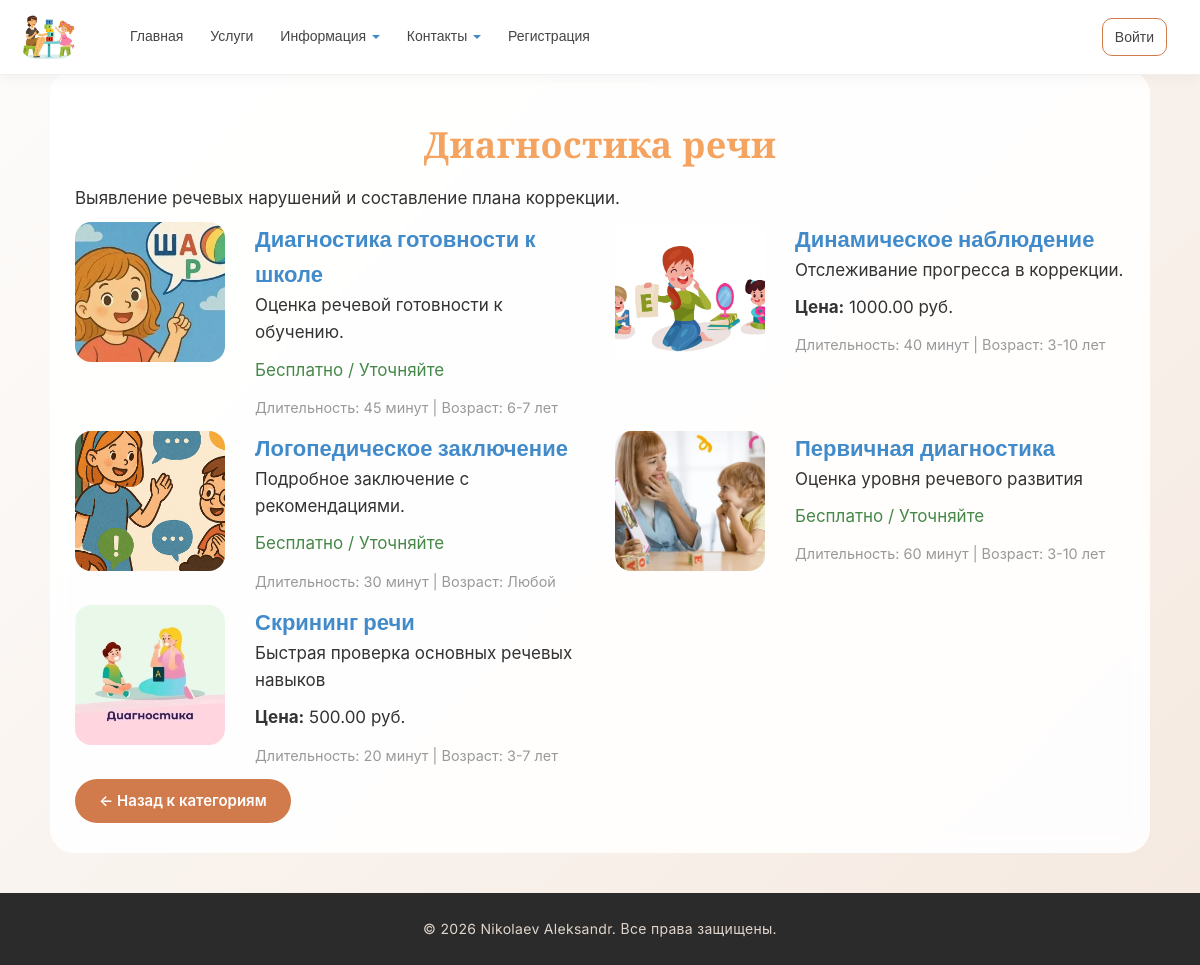
The page /category/1/ on the database as committed earlier.
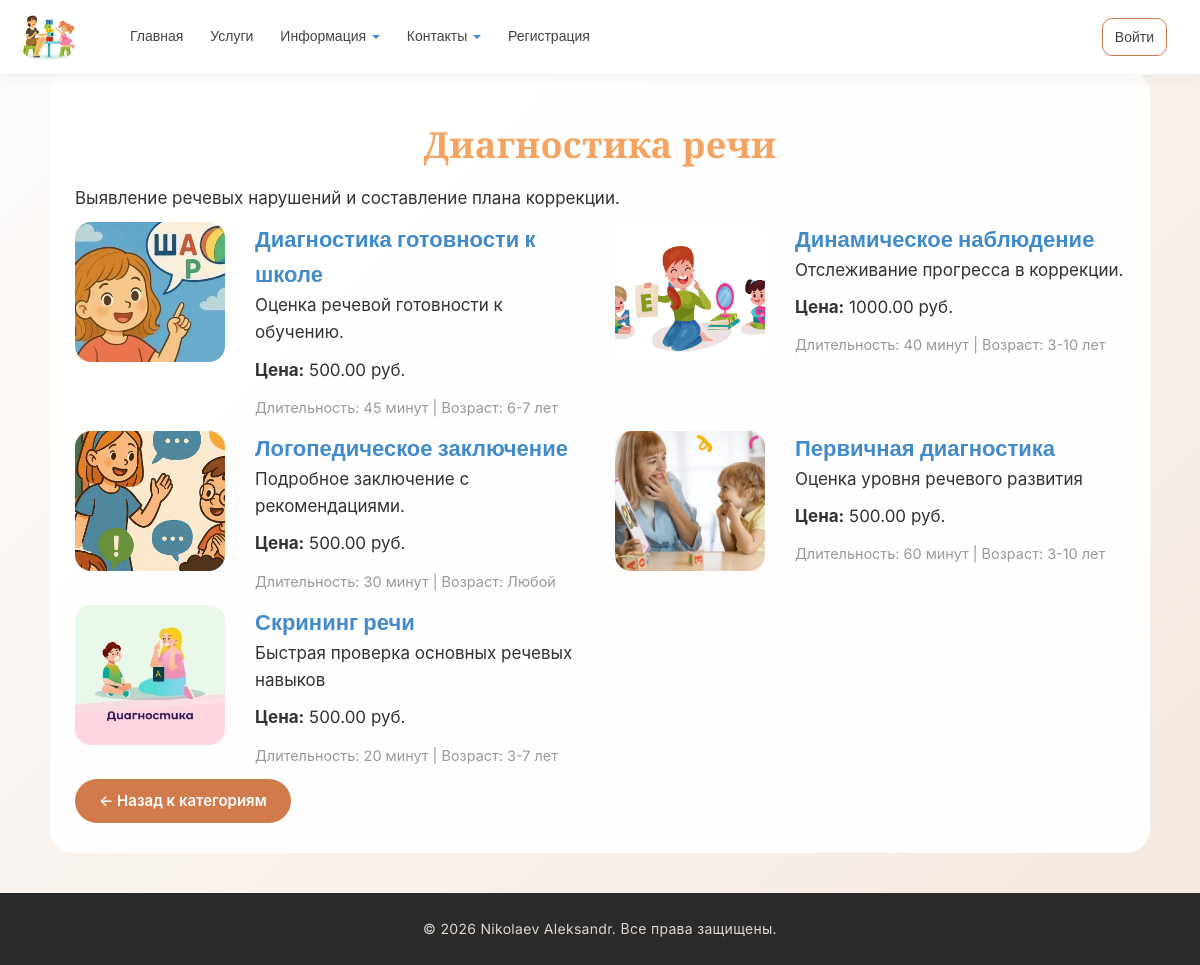
The same page on the database as committed later.
### app/models.py (models this page shows, shortened)
class ServiceCategory(models.Model):
    name = models.CharField("Название категории",max_length=100)
    description = models.TextField(verbose_name ="Описание", blank=True)
    class Meta:
        verbose_name = "Категория услуги"
        verbose_name_plural = "Категории услуг"

class Service(models.Model):
    category = models.ForeignKey(ServiceCategory, on_delete=models.CASCADE, verbose_name="Категория", related_name='services')
    name = models.CharField("Название услуги", max_length=100)
    short_description = models.TextField("Краткое описание")
    description = models.TextField("Полное описание")
    price = models.DecimalField(verbose_name="Цена", max_digits=10,decimal_places=2,blank=True, help_text="Можно оставить пустым, если услуга бесплатная",null=True)
    image = models.FileField(verbose_name = "Путь к картинке", blank=True)
    duration = models.CharField("Длительность", max_length=100, blank=True)
    age_group = models.CharField("Возрастная группа", max_length=100, blank = True)
    class Meta:
        verbose_name = "Услуга"
        verbose_name_plural = "Услуги"
        ordering = ['category','name']
    def get_absolute_url(self):
        return reverse('service_detail', args=[str(self.id)])

### app/views.py (the view)
# urls.py: path('category/<int:category_id>/', views.category_services, name='category_services'),
def category_services(request, category_id):
    category = get_object_or_404(ServiceCategory, id=category_id)
    services = Service.objects.filter(category=category)
    return render(request, 'app/services/category_services.html', {
            'category':category,
            'services':services
        })

### app/templates/app/services/category_services.html
{% extends "app/layout.html" %}
{% load static %}
{% block content %}
<h1 class="title">{{ category.name }}</h1>
<p class="description">{{ category.description }}</p>
<div class="row">
    {% for service in services %}
    <div class="col-md-6 mb-4">
        <div class="card h-100">
            <div class="row no-gutters">
                <div class="col-md-4">
                    {% if service.image %}
                    <img src="{{ service.image.url }}" class="card-img" alt="{{ service.name }}">
                    {% else %}
                    <img src="{% static 'app/img/default_service.jpg' %}" class="card-img" alt="Услуга">
                    {% endif %}
                </div>
                <div class="col-md-8">
                    <div class="card-body">
                        <div>
                            <a class="subtitle" href="{{ service.get_absolute_url }}">{{ service.name }}</a>
                        </div>
                        <p class="description">{{ service.short_description }}</p>
                        <p class="description">
                            {% if service.price %}
                            <strong>Цена:</strong> {{ service.price }} руб.
                            {% else %}
                            <span class="text-success">Бесплатно / Уточняйте</span>
                            {% endif %}
                        </p>
                        <p class="card-text">
                            <small class="text-muted">
                                Длительность: {{ service.duration }} |
                                Возраст: {{ service.age_group }}
                            </small>
                        </p>
                    </div>
                </div>
            </div>
        </div>
    </div>
    {% empty %}
    <p>Услуг в этой категории пока нет</p>
    {% endfor %}
</div>
<a href="{% url 'catalog' %}" class="btn-base btn-brand">← Назад к категориям</a>
{% endblock %}

### app/templates/app/layout.html (shortened to what this page needs)
<!DOCTYPE html>
<html>
    <head>
        {% load staticfiles %}
        <link rel="stylesheet" type="text/css" href="{% static 'app/content/bootstrap.min.css' %}" />
        <link rel="stylesheet" type="text/css" href="{% static 'app/content/site.css' %}" />
    </head>
    <body>
        <div class="navbar navbar-fixed-top">
            <div class="container menu content-wrapper">
                <a href="/" class="navbar-brand">
                    <img class="img" src="{% static 'app/content/Логотип.png' %}" alt="logo" />
                </a>
                <div class="navbar-collapse collapse">
                    <ul class="nav navbar-nav">
                        <li><a href="{% url 'home' %}">Главная</a></li>
                        <li><a href="{% url 'catalog' %}">Услуги</a></li>
                        <li class="dropdown">
                            <a href="#" class="dropdown-toggle" data-toggle="dropdown">Информация <b class="caret"></b></a>
                        </li>
                        <li class="dropdown">
                            <a href="#" class="dropdown-toggle" data-toggle="dropdown">Контакты <b class="caret"></b></a>
                        </li>
                        {% if not user.is_authenticated %}
                        <li><a href="{% url 'registration' %}">Регистрация</a></li>
                        {% endif %}
                    </ul>
                    {% include 'app/auth/loginpartial.html' %}
                </div>
            </div>
        </div>
        <div class="container body content-wrapper">
            {% block content %}{% endblock %}
        </div>
        <footer class="footer-container">
            <div class="container">
                <p class="description">&copy; {% now "Y" %} Nikolaev Aleksandr. Все права защищены.</p>
            </div>
        </footer>
    </body>
</html>

### app/templates/app/auth/loginpartial.html (shortened to what this page needs)
{% if user.is_authenticated %}
<form id="logoutForm" action="/logout/" method="post" class="navbar-right">
    {% csrf_token %}
    <ul class="nav navbar-nav navbar-right">
        <li><span class="navbar-brand">Привет {{ user.username }}!</span></li>
        <li><a href="javascript:document.getElementById('logoutForm').submit()">Выйти</a></li>
    </ul>
</form>
{% else %}
<ul class="nav navbar-nav navbar-right">
    <li><a href="{% url 'login' %}">Войти</a></li>
</ul>
{% endif %}

### app/static/app/content/site.css (style rules this page uses)
* { margin: 0; padding: 0; box-sizing: border-box; font-family: 'Inter', -apple-system, BlinkMacSystemFont, 'Segoe UI', Roboto, sans-serif; }
body { font-weight: 400; background: linear-gradient(135deg, #fdfcfb 0%, #f5e9e0 100%); display: flex; flex-direction: column; min-height: 100vh; padding-top: 70px; color: #2d2d2d; line-height: 1.6; }
.container.body { flex: 1 0 auto; width: 100%; max-width: 1100px; margin: 0 auto; padding: 30px 25px; }
.content-wrapper { background: rgba(255, 255, 255, 0.9); backdrop-filter: blur(10px); border-radius: 24px; padding: 25px; }
.title { font-family: 'Playfair Display', serif; font-weight: 700; text-align: center; margin: 25px 0 20px; color: sandybrown; font-size: 36px; letter-spacing: 0.3px; }
.subtitle { font-family: 'Inter', sans-serif; font-size: 22px; font-weight: 700; margin: 18px 0 10px; color: #428bca; transition: color 0.3s ease; }
p, .description, li { font-size: 17px; font-weight: 400; line-height: 1.6; color: #333; }
img { max-width: 100%; height: auto; border-radius: 16px; }
.navbar { background: rgba(255, 255, 255, 0.97); backdrop-filter: blur(15px); box-shadow: 0 2px 15px rgba(0,0,0,0.05); border-bottom: 1px solid rgba(0,0,0,0.06); min-height: 70px; display: flex; align-items: center; position: fixed; top: 0; left: 0; right: 0; z-index: 1000; }
.navbar .container.menu { display: flex; align-items: center; justify-content: space-between; width: 100%; max-width: 1200px; margin: 0 auto; padding: 0 20px; flex-wrap: nowrap; }
.navbar-brand { display: flex; align-items: center; flex-shrink: 0; }
.navbar-brand img.img { width: 55px; height: auto; }
.navbar-collapse { display: flex; align-items: center; justify-content: space-between; flex-grow: 1; margin-left: 20px; }
.nav.navbar-nav { display: flex; gap: 3px; list-style: none; flex-wrap: wrap; align-items: center; margin: 0; padding: 10px; }
.nav.navbar-nav li a { font-family: 'Inter', sans-serif; font-weight: 500; font-size: 14px; color: #444; padding: 8px 12px; border-radius: 10px; text-decoration: none; transition: all 0.2s ease; white-space: nowrap; }
.navbar-right { display: flex; align-items: center; gap: 10px; list-style: none; margin: 0; padding: 0; flex-shrink: 0; white-space: nowrap; }
.navbar-right li a { font-family: 'Inter', sans-serif; font-weight: 500; font-size: 14px; color: #d17b4c; padding: 8px 14px; border-radius: 20px; text-decoration: none; border: 1px solid #d17b4c; transition: all 0.2s ease; white-space: nowrap; }
.btn-base { border: none; padding: 10px 24px; border-radius: 30px; font-weight: 600; font-size: 15px; cursor: pointer; transition: all 0.2s ease; text-decoration: none; display: inline-block; text-align: center; }
.btn-brand { background: #d17b4c; color: white !important; }
a { text-decoration: none; }
.footer-container { flex-shrink: 0; background: #2b2b2b; padding: 25px 20px; margin-top: 40px; text-align: center; color: #e0d5cc; font-size: 14px; font-weight: 400; letter-spacing: 0.3px; }
.footer-container p { color: inherit; margin: 0; font-size: 14px; }
.card { height: 100%; }
.card-body { flex: 1; }
.card-img { width: 100%; height: 140px; object-fit: cover; }
.row { display: flex; flex-wrap: wrap; }
.col-md-6 { display: flex; }

Rows that differ between the two databases and show on the page:
changed Service "Диагностика готовности к школе": price (not shown) → "500.00"; price "Бесплатно / Уточняйте" → "Цена: руб."
changed Service "Логопедическое заключение": price (not shown) → "500.00"; price "Бесплатно / Уточняйте" → "Цена: руб."
changed Service "Первичная диагностика": price (not shown) → "500.00"; price "Бесплатно / Уточняйте" → "Цена: руб."
